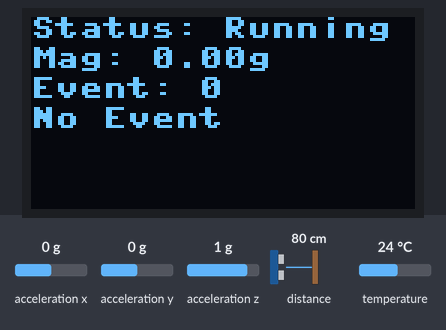
Recording of a program running on a simulated Raspberry Pi Pico running MicroPython. Parts: 128×64 one-colour display. Inputs (shaded band) come from the test bench; at power-on: acceleration x 0 g, acceleration y 0 g, acceleration z 1 g, distance to the obstacle 80 cm, temperature 24 °C. The clock reads 2024-03-15 10:24:30 at power-on unless the program sets it; library files of the repository ran but are not shown: ssd1306.py.

Above: at 1.2 s.
1.3 s: acceleration x set to -1.4 g
At 1.34 s:
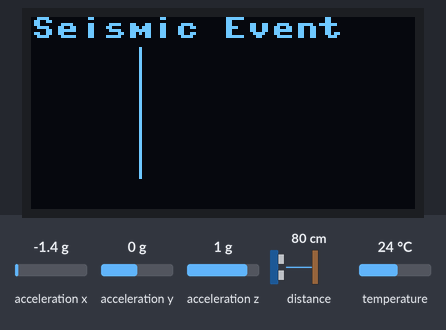
2.9 s: acceleration y set to -1.4 g
At 2.97 s:
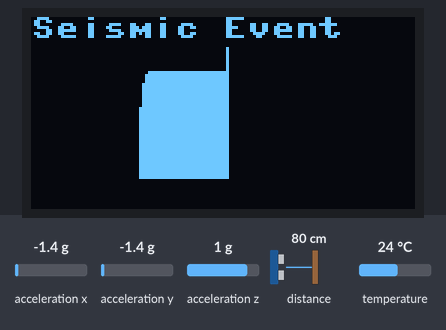
4.4 s: acceleration z set to -1.4 g
At 4.47 s:
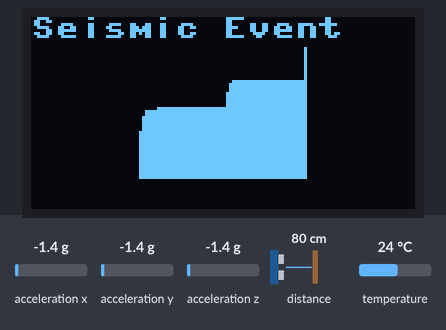
5.9 s: acceleration x set to -0.8 g
At 5.94 s:
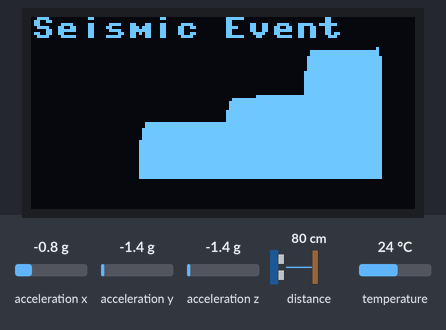

Measured:
- after the input at 1.3 s, the display: changes at once (image 1)

The program:

earthquake_sensor_mpu6050_rtc_oled.py
```python
from machine import I2C, Pin, UART, RTC
from utime import sleep_us, ticks_ms
import math
from ssd1306 import SSD1306_I2C  # Requires ssd1306.py library

# I2C setups
i2c0 = I2C(0, scl=Pin(1), sda=Pin(0), freq=400000)  # MPU6050 on I2C0
i2c1 = I2C(1, scl=Pin(3), sda=Pin(2), freq=400000)  # RTC and OLED on I2C1

# UART setup
uart = UART(1, baudrate=115200, tx=Pin(4), rx=Pin(5))
uart.write(b"MPU6050 Earthquake Sensor with RTC and OLED Started\n")

# MPU6050 Registers
MPU6050_ADDR = 0x68
PWR_MGMT_1 = 0x6B
ACCEL_CONFIG = 0x1C
CONFIG = 0x1A
SMPLRT_DIV = 0x19
ACCEL_XOUT_H = 0x3B

# RTC and OLED constants
RTC_ADDR = 0x68
OLED_ADDR = 0x3C  # Adjust to 0x3D if needed
WIDTH = 128
HEIGHT = 64
oled = SSD1306_I2C(WIDTH, HEIGHT, i2c1)

# Kalman Filter Class
class KalmanFilter:
    def __init__(self):
        self.x = 0.0
        self.p = 1.0
        self.q = 0.001
        self.r = 0.0004  # MPU6050 noise (~400 µg/√Hz at 500 Hz)
        self.k = 0.0

    def update(self, measurement):
        self.p = self.p + self.q
        self.k = self.p / (self.p + self.r)
        self.x = self.x + self.k * (measurement - self.x)
        self.p = (0.5 - self.k) * self.p
        return self.x

# Initialize MPU6050
def mpu6050_init():
    try:
        i2c0.writeto_mem(MPU6050_ADDR, PWR_MGMT_1, bytes([0x00]))  # Wake up
        i2c0.writeto_mem(MPU6050_ADDR, ACCEL_CONFIG, bytes([0x00]))  # ±2g range
        i2c0.writeto_mem(MPU6050_ADDR, CONFIG, bytes([0x03]))  # DLPF 44 Hz
        i2c0.writeto_mem(MPU6050_ADDR, SMPLRT_DIV, bytes([0x01]))  # ~500 Hz (1000 / (1 + 1))
    except Exception as e:
        oled.fill(0)
        oled.text("MPU6050 Error", 0, 0)
        oled.text(str(e), 0, 10)
        oled.show()
        return False
    return True

# Initialize RTC
def rtc_init():
    try:
        rtc = machine.RTC()
        rtc.datetime((2025, 5, 21, 6, 12, 42, 0, 0))  # Set to 12:42 PM MST, May 17, 2025
    except Exception as e:
        oled.fill(0)
        oled.text("RTC Error", 0, 0)
        oled.text(str(e), 0, 10)
        oled.show()
        return False
    return True

# Read MPU6050 data
def read_accel():
    try:
        data = i2c0.readfrom_mem(MPU6050_ADDR, ACCEL_XOUT_H, 6)
        a_x = (data[0] << 8 | data[1]) if (data[0] << 8 | data[1]) < 32768 else (data[0] << 8 | data[1]) - 65536
        a_y = (data[2] << 8 | data[3]) if (data[2] << 8 | data[3]) < 32768 else (data[2] << 8 | data[3]) - 65536
        a_z = (data[4] << 8 | data[5]) if (data[4] << 8 | data[5]) < 32768 else (data[4] << 8 | data[5]) - 65536
        return a_x, a_y, a_z
    except Exception as e:
        oled.fill(0)
        oled.text("Read Error", 0, 0)
        oled.text(str(e), 0, 10)
        oled.show()
        return 0, 0, 0

# Convert to g
def convert_to_g(raw_x, raw_y, raw_z):
    accel_scale = 16384.0  # ±2g range
    return raw_x / accel_scale, raw_y / accel_scale, raw_z / accel_scale

# Draw seismic graph
def draw_seismic_graph(magnitudes):
    oled.fill(0)
    oled.text("Seismic Event", 0, 0)
    if len(magnitudes) > 0:
        max_mag = max(magnitudes)
        for i in range(min(len(magnitudes), WIDTH)):
            height = int((magnitudes[i] / max(max_mag, 0.1)) * (HEIGHT - 20))
            oled.vline(i, HEIGHT - 10 - height, height, 1)
    oled.show()

# Main loop
if not mpu6050_init() or not rtc_init():
    while True:
        sleep_us(1000000)  # Wait 1s on error
sample_interval_us = 2000
threshold_g = 1
kalman_x, kalman_y, kalman_z = KalmanFilter(), KalmanFilter(), KalmanFilter()
magnitudes = []

while True:
    start_time = RTC().datetime()
    raw_x, raw_y, raw_z = read_accel()
    if raw_x == 0 and raw_y == 0 and raw_z == 0:
        continue
    a_x_raw, a_y_raw, a_z_raw = convert_to_g(raw_x, raw_y, raw_z)
    a_x_filt = kalman_x.update(a_x_raw)
    a_y_filt = kalman_y.update(a_y_raw)
    a_z_filt = kalman_z.update(a_z_raw - 1.0)
    magnitude_raw = math.sqrt(a_x_raw**2 + a_y_raw**2 + a_z_raw**2)
    magnitude_filt = math.sqrt(a_x_filt**2 + a_y_filt**2 + a_z_filt**2)
    seismic_event = magnitude_raw > threshold_g or magnitude_filt > threshold_g

    # Update magnitudes buffer
    magnitudes.append(magnitude_filt)
    if len(magnitudes) > WIDTH:
        magnitudes.pop(0)

    # OLED status
    oled.fill(0)
    oled.text("Status: Running", 0, 0)
    oled.text(f"Mag: {magnitude_filt:.2f}g", 0, 10)
    oled.text(f"Event: {1 if seismic_event else 0}", 0, 20)
    if seismic_event:
        draw_seismic_graph(magnitudes)
    else:
        oled.text("No Event", 0, 30)
    oled.show()

    # UART output
    timestamp = (start_time[4] * 3600 + start_time[5] * 60 + start_time[6]) * 1000
    output = "{:d},{:.3f},{:.3f},{:.3f},{:.3f},{:.3f},{:.3f},{:d}\n".format(
        timestamp, a_x_raw, a_y_raw, a_z_raw, a_x_filt, a_y_filt, a_z_filt, 1 if seismic_event else 0
    )
    uart.write(output.encode())

    # Maintain 500 Hz
    sleep_us(max(0, sample_interval_us - (ticks_ms() - start_time[6] * 1000) * 1000))
```
